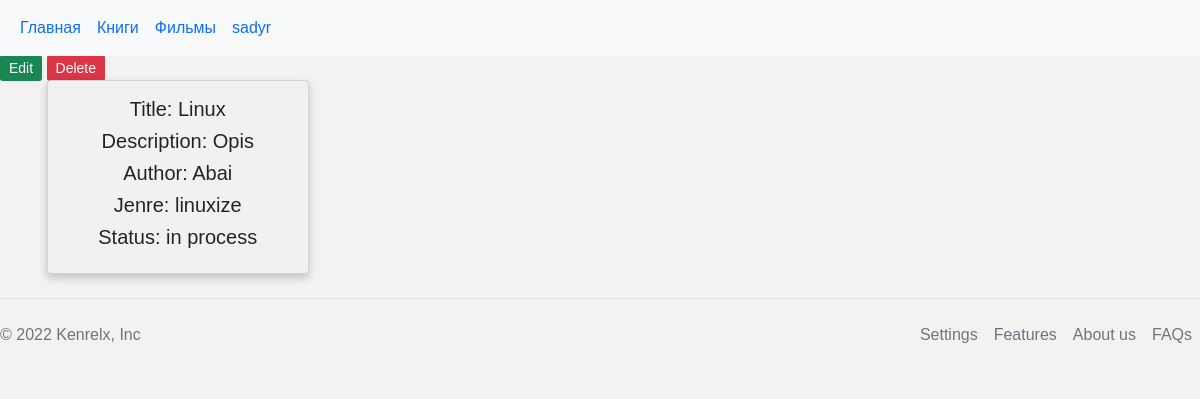
The page /books/show_book/8 (signed in) on the database its author committed.
### tables this page shows
CREATE TABLE users (
    id INTEGER PRIMARY KEY AUTOINCREMENT,
    email TEXT UNIQUE NOT NULL,
    username TEXT UNIQUE NOT NULL,
    password TEXT NOT NULL
);

CREATE TABLE books (
    id INTEGER PRIMARY KEY AUTOINCREMENT,
    title TEXT UNIQUE NOT NULL,
    description TEXT NOT NULL,
    author_id INTEGER NOT NULL,
    jenre_id INTEGER NOT NULL,
    status_id INTEGER NOT NULL,
    FOREIGN KEY (author_id) REFERENCES authors (id),
    FOREIGN KEY (jenre_id) REFERENCES jenre (id),
    FOREIGN KEY (status_id) REFERENCES status (id)

);

CREATE TABLE authors (
    id INTEGER PRIMARY KEY AUTOINCREMENT,
    name TEXT UNIQUE NOT NULL
);

CREATE TABLE jenre (
    id INTEGER PRIMARY KEY AUTOINCREMENT,
    name TEXT NOT NULL
);

CREATE TABLE status (
    id INTEGER PRIMARY KEY AUTOINCREMENT,
    name TEXT NOT NULL
);

### library/book.py (the view)
@bp.route('/books/show_book/<int:book_id>')
@login_required
def show_book(book_id):
    db = get_db()
    book = db.execute(
        'SELECT  books.id as id, title, description, authors.name as author , jenre.name as jenre, status.name as status'
        ' FROM books'
        ' INNER JOIN  authors ON books.author_id = authors.id'
        ' INNER JOIN  jenre ON books.jenre_id = jenre.id'
        ' INNER JOIN  status ON books.status_id = status.id'
        ' WHERE books.id = ?',
        (book_id,)
    ).fetchone()
    return render_template('book/show_book.html', book = book, title = 'Книга', menus=menus ,  zip=zip)

### library/auth.py (called while the page is built)
@bp.before_app_request
def load_logged_in_user():
    user_id = session.get('user_id')
    if user_id is None:
        g.user = None
    else:
        g.user = get_db().execute(
            'SELECT * FROM users WHERE id = ?', (user_id,)
        ).fetchone()

def login_required(view):
    @functools.wraps(view)
    def wrapped_view(**kwargs):
        if g.user is None:
            return redirect(url_for('auth.login'))
        return view(**kwargs)
    return wrapped_view

### library/db.py (called while the page is built)
def get_db():
    if 'db' not in g:
        g.db = sqlite3.connect(
            current_app.config['DATABASE'],
            detect_types=sqlite3.PARSE_DECLTYPES
        )
        g.db.row_factory = sqlite3.Row
    return g.db

### library/templates/book/show_book.html (shortened to what this page needs)
{% extends 'base.html' %}
{% block style %} <link rel="stylesheet" href="/static/css/books.css"> {% endblock %}
{% block content %}
<a class=" btn btn-primary btn-sm btn-success btn-books "    href="/books/edit_book/{{ book['id'] }}" role="button">Edit</a>
<a class="  btn btn-primary btn-sm btn-danger btn-books "   href="/books/delete_book/{{ book['id'] }}" role="button" onclick="return confirm('Are you sure that delete this book?')">Delete</a>
<div class="container">
<div class="row">
  <div class="column">
    <div class="card">
      <h5>Title: {{ book['title'] }}</h5>
      <h5>Description: {{ book['description'] }}</h5>
      <h5>Author: {{ book['author'] }}</h5>
      <h5>Jenre: {{ book['jenre'] }}</h5>
      <h5>Status: {{ book['status'] }}</h5>
    </div>
  </div>
</div>
</div>
{% endblock %}

### library/templates/base.html (shortened to what this page needs)
<!DOCTYPE html>
<html lang="en">
<head>
    <link rel="stylesheet" href="/static/css/bootstrap.min.css">
    <link rel="stylesheet" href="/static/css/style.css">
    {% block style %} {% endblock %}
</head>
<body>
    <header>
<nav class="navbar navbar-expand-sm bg-light">
    <div class="container-fluid">
      <ul class="navbar-nav">
        {% for menu in menus %}
        <li class="nav-item">
          <a class="nav-link" href="{{ menu['url']}}">{{ menu['name'] }}</a>
        </li>
        {% endfor %}
        {% if g.user['username'] %}
        <li class="nav-item">
          <a class="nav-link" href="#">{{ g.user['username'] }}</a>
        </li>
          {% endif %}
      </ul>
    </div>
  </nav>
    </header>
    {% block content %}
    {% endblock %}
      <footer class="  d-flex flex-wrap justify-content-between align-items-center py-3 my-4 border-top">
        <p class="col-md-4 mb-0 text-muted">&copy; 2022 Kenrelx, Inc</p>
        <a href="/" class="col-md-4 d-flex align-items-center justify-content-center mb-3 mb-md-0 me-md-auto link-dark text-decoration-none">
          <svg class="bi me-2" width="40" height="32"><use xlink:href="#bootstrap"/></svg>
        </a>
        <ul class=" nav col-md-4 justify-content-end">
          <li class="nav-item"><a href="#" class="nav-link px-2 text-muted">Settings</a></li>
          <li class="nav-item"><a href="#" class="nav-link px-2 text-muted">Features</a></li>
          <li class="nav-item"><a href="#" class="nav-link px-2 text-muted">About us</a></li>
          <li class="nav-item"><a href="#" class="nav-link px-2 text-muted">FAQs</a></li>
        </ul>
      </footer>
</body>
</html>

### library/static/css/style.css (style rules this page uses)
body { background-color: #f2f2f2; }

### library/static/css/books.css (style rules this page uses)
* { box-sizing: border-box; }
body { font-family: Arial, Helvetica, sans-serif; }
.column { float: left; width: 25%; padding: 0 10px; }
.row { margin: 0 -5px; }
.row:after { content: ""; display: table; clear: both; }
.card { box-shadow: 0 4px 8px 0 rgba(0, 0, 0, 0.2); padding: 16px; text-align: center; background-color: #f1f1f1; }
.btn-books { display: inline; width: fit-content; }

### rows shown on the page
users: user.username "sadyr"
books: title "Linux", description "Opis"
authors: author "Abai"
jenre: jenre "linuxize"
status: status "in process"

### other values the page prints
{{ menu['name'] }} "Главная" "Книги" "Фильмы"
